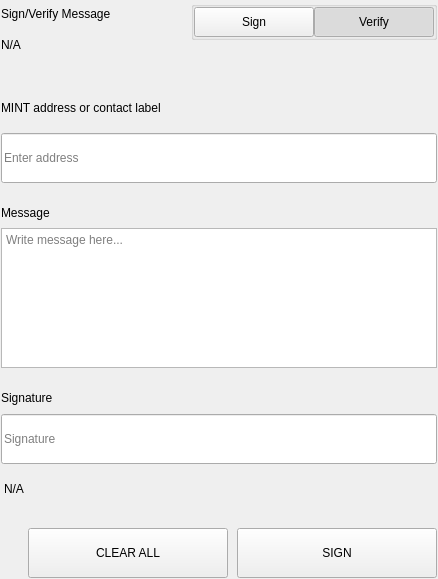
<?xml version="1.0" encoding="UTF-8"?>
<ui version="4.0">
 <class>SettingsSignMessageWidgets</class>
 <widget class="QWidget" name="SettingsSignMessageWidgets">
  <property name="geometry">
   <rect>
    <x>0</x>
    <y>0</y>
    <width>438</width>
    <height>579</height>
   </rect>
  </property>
  <property name="windowTitle">
   <string>Form</string>
  </property>
  <layout class="QVBoxLayout" name="verticalLayout">
   <property name="spacing">
    <number>0</number>
   </property>
   <property name="leftMargin">
    <number>0</number>
   </property>
   <property name="topMargin">
    <number>0</number>
   </property>
   <property name="rightMargin">
    <number>0</number>
   </property>
   <property name="bottomMargin">
    <number>0</number>
   </property>
   <item>
    <widget class="QWidget" name="left" native="true">
     <layout class="QVBoxLayout" name="verticalLayout_3">
      <property name="leftMargin">
       <number>0</number>
      </property>
      <property name="topMargin">
       <number>0</number>
      </property>
      <property name="rightMargin">
       <number>0</number>
      </property>
      <property name="bottomMargin">
       <number>0</number>
      </property>
      <item>
       <widget class="QWidget" name="container_sign" native="true">
        <layout class="QVBoxLayout" name="verticalLayout_2">
         <property name="spacing">
          <number>0</number>
         </property>
         <property name="leftMargin">
          <number>1</number>
         </property>
         <property name="topMargin">
          <number>1</number>
         </property>
         <property name="rightMargin">
          <number>1</number>
         </property>
         <property name="bottomMargin">
          <number>1</number>
         </property>
         <item>
          <layout class="QHBoxLayout" name="horizontalLayout_3" stretch="3,1">
           <property name="spacing">
            <number>40</number>
           </property>
           <item>
            <layout class="QVBoxLayout" name="verticalLayoutTitle">
             <property name="spacing">
              <number>5</number>
             </property>
             <item>
              <widget class="QLabel" name="labelTitle">
               <property name="text">
                <string>Sign/Verify Message</string>
               </property>
              </widget>
             </item>
             <item>
              <widget class="QLabel" name="labelSubtitle1">
               <property name="text">
                <string notr="true">N/A</string>
               </property>
               <property name="wordWrap">
                <bool>true</bool>
               </property>
              </widget>
             </item>
            </layout>
           </item>
           <item alignment="Qt::AlignRight|Qt::AlignTop">
            <widget class="QWidget" name="containerSwitch" native="true">
             <property name="styleSheet">
              <string notr="true">#containerSwitch{
	padding-top:9px;
}</string>
             </property>
             <layout class="QVBoxLayout" name="verticalLayout_6">
              <property name="spacing">
               <number>4</number>
              </property>
              <property name="leftMargin">
               <number>0</number>
              </property>
              <property name="topMargin">
               <number>0</number>
              </property>
              <property name="rightMargin">
               <number>0</number>
              </property>
              <property name="bottomMargin">
               <number>0</number>
              </property>
              <item alignment="Qt::AlignRight">
               <widget class="QGroupBox" name="groupBox">
                <property name="sizePolicy">
                 <sizepolicy hsizetype="Fixed" vsizetype="Preferred">
                  <horstretch>0</horstretch>
                  <verstretch>0</verstretch>
                 </sizepolicy>
                </property>
                <property name="title">
                 <string/>
                </property>
                <property name="alignment">
                 <set>Qt::AlignRight|Qt::AlignTop|Qt::AlignTrailing</set>
                </property>
                <layout class="QHBoxLayout" name="horizontalLayout_4">
                 <property name="spacing">
                  <number>0</number>
                 </property>
                 <property name="leftMargin">
                  <number>0</number>
                 </property>
                 <property name="topMargin">
                  <number>0</number>
                 </property>
                 <property name="rightMargin">
                  <number>0</number>
                 </property>
                 <property name="bottomMargin">
                  <number>0</number>
                 </property>
                 <item>
                  <widget class="QPushButton" name="pushSign">
                   <property name="minimumSize">
                    <size>
                     <width>120</width>
                     <height>30</height>
                    </size>
                   </property>
                   <property name="maximumSize">
                    <size>
                     <width>120</width>
                     <height>30</height>
                    </size>
                   </property>
                   <property name="focusPolicy">
                    <enum>Qt::NoFocus</enum>
                   </property>
                   <property name="text">
                    <string>Sign</string>
                   </property>
                   <property name="checkable">
                    <bool>true</bool>
                   </property>
                   <property name="autoExclusive">
                    <bool>true</bool>
                   </property>
                  </widget>
                 </item>
                 <item>
                  <widget class="QPushButton" name="pushVerify">
                   <property name="minimumSize">
                    <size>
                     <width>120</width>
                     <height>30</height>
                    </size>
                   </property>
                   <property name="maximumSize">
                    <size>
                     <width>120</width>
                     <height>30</height>
                    </size>
                   </property>
                   <property name="focusPolicy">
                    <enum>Qt::NoFocus</enum>
                   </property>
                   <property name="text">
                    <string>Verify</string>
                   </property>
                   <property name="checkable">
                    <bool>true</bool>
                   </property>
                   <property name="checked">
                    <bool>true</bool>
                   </property>
                   <property name="autoExclusive">
                    <bool>true</bool>
                   </property>
                  </widget>
                 </item>
                </layout>
               </widget>
              </item>
              <item alignment="Qt::AlignHCenter|Qt::AlignTop">
               <widget class="QLabel" name="labelSubtitleSwitch">
                <property name="text">
                 <string/>
                </property>
                <property name="alignment">
                 <set>Qt::AlignRight|Qt::AlignTrailing|Qt::AlignVCenter</set>
                </property>
               </widget>
              </item>
             </layout>
            </widget>
           </item>
          </layout>
         </item>
         <item>
          <spacer name="verticalSpacer_2">
           <property name="orientation">
            <enum>Qt::Vertical</enum>
           </property>
           <property name="sizeType">
            <enum>QSizePolicy::Fixed</enum>
           </property>
           <property name="sizeHint" stdset="0">
            <size>
             <width>20</width>
             <height>40</height>
            </size>
           </property>
          </spacer>
         </item>
         <item>
          <widget class="QWidget" name="containerAddress" native="true">
           <property name="sizePolicy">
            <sizepolicy hsizetype="Preferred" vsizetype="Fixed">
             <horstretch>0</horstretch>
             <verstretch>0</verstretch>
            </sizepolicy>
           </property>
           <layout class="QVBoxLayout" name="verticalLayout_5" stretch="0,0">
            <property name="spacing">
             <number>15</number>
            </property>
            <property name="leftMargin">
             <number>0</number>
            </property>
            <property name="topMargin">
             <number>0</number>
            </property>
            <property name="rightMargin">
             <number>0</number>
            </property>
            <property name="bottomMargin">
             <number>0</number>
            </property>
            <item>
             <widget class="QLabel" name="labelSubtitleAddress">
              <property name="minimumSize">
               <size>
                <width>0</width>
                <height>20</height>
               </size>
              </property>
              <property name="maximumSize">
               <size>
                <width>16777215</width>
                <height>20</height>
               </size>
              </property>
              <property name="text">
               <string>MINT address or contact label</string>
              </property>
             </widget>
            </item>
            <item>
             <widget class="QLineEdit" name="addressIn_SM">
              <property name="minimumSize">
               <size>
                <width>0</width>
                <height>50</height>
               </size>
              </property>
              <property name="maximumSize">
               <size>
                <width>16777215</width>
                <height>50</height>
               </size>
              </property>
              <property name="placeholderText">
               <string>Enter address</string>
              </property>
             </widget>
            </item>
           </layout>
          </widget>
         </item>
         <item>
          <spacer name="verticalSpacer_3">
           <property name="orientation">
            <enum>Qt::Vertical</enum>
           </property>
           <property name="sizeType">
            <enum>QSizePolicy::Fixed</enum>
           </property>
           <property name="sizeHint" stdset="0">
            <size>
             <width>20</width>
             <height>20</height>
            </size>
           </property>
          </spacer>
         </item>
         <item>
          <layout class="QVBoxLayout" name="verticalLayout_9">
           <property name="spacing">
            <number>5</number>
           </property>
           <item>
            <widget class="QLabel" name="labelSubtitleMessage">
             <property name="minimumSize">
              <size>
               <width>0</width>
               <height>20</height>
              </size>
             </property>
             <property name="maximumSize">
              <size>
               <width>16777215</width>
               <height>20</height>
              </size>
             </property>
             <property name="text">
              <string>Message</string>
             </property>
            </widget>
           </item>
           <item>
            <widget class="QPlainTextEdit" name="messageIn_SM">
             <property name="minimumSize">
              <size>
               <width>0</width>
               <height>140</height>
              </size>
             </property>
             <property name="maximumSize">
              <size>
               <width>16777215</width>
               <height>140</height>
              </size>
             </property>
             <property name="placeholderText">
              <string>Write message here...</string>
             </property>
            </widget>
           </item>
          </layout>
         </item>
         <item>
          <spacer name="verticalSpacer_4">
           <property name="orientation">
            <enum>Qt::Vertical</enum>
           </property>
           <property name="sizeType">
            <enum>QSizePolicy::Fixed</enum>
           </property>
           <property name="sizeHint" stdset="0">
            <size>
             <width>20</width>
             <height>20</height>
            </size>
           </property>
          </spacer>
         </item>
         <item>
          <widget class="QWidget" name="widget" native="true">
           <property name="minimumSize">
            <size>
             <width>0</width>
             <height>75</height>
            </size>
           </property>
           <property name="maximumSize">
            <size>
             <width>16777215</width>
             <height>16777215</height>
            </size>
           </property>
           <layout class="QVBoxLayout" name="verticalLayout_4">
            <property name="leftMargin">
             <number>0</number>
            </property>
            <property name="topMargin">
             <number>0</number>
            </property>
            <property name="rightMargin">
             <number>0</number>
            </property>
            <property name="bottomMargin">
             <number>0</number>
            </property>
            <item>
             <widget class="QLabel" name="labelSubtitleSignature">
              <property name="minimumSize">
               <size>
                <width>0</width>
                <height>20</height>
               </size>
              </property>
              <property name="maximumSize">
               <size>
                <width>16777215</width>
                <height>20</height>
               </size>
              </property>
              <property name="text">
               <string>Signature</string>
              </property>
             </widget>
            </item>
            <item>
             <widget class="QLineEdit" name="signatureOut_SM">
              <property name="minimumSize">
               <size>
                <width>0</width>
                <height>50</height>
               </size>
              </property>
              <property name="placeholderText">
               <string>Signature</string>
              </property>
             </widget>
            </item>
           </layout>
          </widget>
         </item>
         <item>
          <widget class="QLabel" name="statusLabel_SM">
           <property name="styleSheet">
            <string notr="true">padding-top:5px;</string>
           </property>
           <property name="text">
            <string notr="true">N/A</string>
           </property>
          </widget>
         </item>
         <item>
          <spacer name="verticalSpacer">
           <property name="orientation">
            <enum>Qt::Vertical</enum>
           </property>
           <property name="sizeType">
            <enum>QSizePolicy::Fixed</enum>
           </property>
           <property name="sizeHint" stdset="0">
            <size>
             <width>20</width>
             <height>20</height>
            </size>
           </property>
          </spacer>
         </item>
         <item>
          <layout class="QHBoxLayout" name="horizontalLayout_7">
           <property name="spacing">
            <number>9</number>
           </property>
           <item>
            <spacer name="horizontalSpacer_5">
             <property name="orientation">
              <enum>Qt::Horizontal</enum>
             </property>
             <property name="sizeType">
              <enum>QSizePolicy::Expanding</enum>
             </property>
             <property name="sizeHint" stdset="0">
              <size>
               <width>40</width>
               <height>20</height>
              </size>
             </property>
            </spacer>
           </item>
           <item>
            <widget class="QPushButton" name="pushButtonClear">
             <property name="minimumSize">
              <size>
               <width>200</width>
               <height>50</height>
              </size>
             </property>
             <property name="focusPolicy">
              <enum>Qt::NoFocus</enum>
             </property>
             <property name="text">
              <string>CLEAR ALL</string>
             </property>
            </widget>
           </item>
           <item>
            <widget class="QPushButton" name="pushButtonSave">
             <property name="minimumSize">
              <size>
               <width>200</width>
               <height>50</height>
              </size>
             </property>
             <property name="maximumSize">
              <size>
               <width>200</width>
               <height>50</height>
              </size>
             </property>
             <property name="focusPolicy">
              <enum>Qt::NoFocus</enum>
             </property>
             <property name="text">
              <string>SIGN</string>
             </property>
            </widget>
           </item>
          </layout>
         </item>
        </layout>
       </widget>
      </item>
     </layout>
    </widget>
   </item>
  </layout>
 </widget>
 <resources/>
 <connections/>
</ui>
